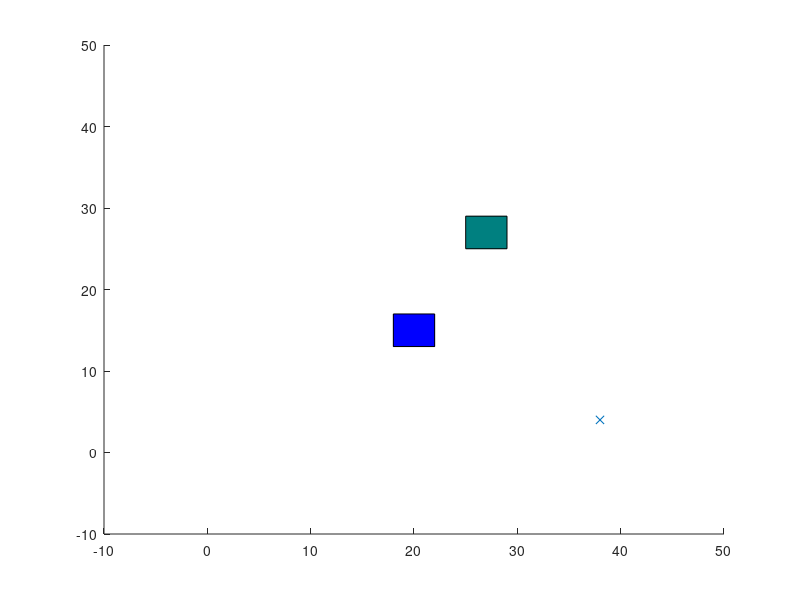

Reproduce this figure in MATLAB. (Note: this script raises an error after producing the figure.)

%% Furbot Forward and reverse parking using RRT* Algorithm.


clearvars
close all

x_max = 40;
y_max = 40;
obstacle = [25,25,4,4];
obstacle1 = [10,30,4,4];
obstacle2 = [18,13,4,4];
EPS = 2;
numNodes = 1400;        



hold on





L=4; %length of the Furbot 
rc=L/tand(30); %Radius off curvature and max steering angle is 30 

park_car = input('Enter 1 for Furbot forward parking , 2 for reverse parking. ');






if park_car==1
    p1=[40 25];
    p2=[40 31];
    p3=[45 31];
    p4=[45 25];
    p5=[45 28];
    p6=[40 28];
    plot(p1(1),p1(2),'*')
    plot(p2(1),p2(2),'*')
    plot(p3(1),p3(2),'*')
    plot(p4(1),p4(2),'*')
    plot([p1(1) p4(1)],[p1(2) p4(2)],'Color', 'b', 'LineWidth', 1)
    plot([p2(1) p3(1)],[p2(2) p3(2)],'Color', 'b', 'LineWidth', 1)
    plot([p3(1) p4(1)],[p3(2) p4(2)],'Color', 'b', 'LineWidth', 1)
    plot([p6(1) p5(1)],[p6(2) p5(2)],'Color', 'b', 'LineWidth', 1)
    park=[42 28];
    x2=park(1);
    y2=park(2)+rc;
    y2f=park(2)-rc;
    angleinital=180;
    anglefinal=270;
    center=[x2;y2];
    center_forward=[x2;y2f];
    angleinital_forward=90;
    anglefinal_forward=180;
    theta= linspace(angleinital,anglefinal);
    theta_forward= linspace(angleinital_forward,anglefinal_forward);
    xcircle=center(1)+rc*cosd(theta);
    ycircle=center(2)+rc*sind(theta);
    xcircle_forward=center_forward(1)+rc*cosd(theta_forward);
    ycircle_forward=center_forward(2)+rc*sind(theta_forward);
%     xcircle_forward=[4 xcircle_forward];
%     ycircle_forward=[33 ycircle_forward];
    plot(xcircle_forward,ycircle_forward, '.');
    plot(xcircle,ycircle, '.');
    parking_path_x=xcircle_forward;
    parking_path_y=ycircle_forward;

    q_goal.coord =[xcircle_forward(end) ycircle_forward(end)];

else if park_car==2 
    p1=[40 25];
    p2=[40 31];
    p3=[45 31];
    p4=[45 25];
    p5=[45 28];
    p6=[40 28];
    plot(p1(1),p1(2),'*')
    plot(p2(1),p2(2),'*')
    plot(p3(1),p3(2),'*')
    plot(p4(1),p4(2),'*')
    plot([p1(1) p4(1)],[p1(2) p4(2)],'Color', 'b', 'LineWidth', 1)
    plot([p2(1) p3(1)],[p2(2) p3(2)],'Color', 'b', 'LineWidth', 1)
    plot([p3(1) p4(1)],[p3(2) p4(2)],'Color', 'b', 'LineWidth', 1)
    plot([p6(1) p5(1)],[p6(2) p5(2)],'Color', 'b', 'LineWidth', 1)
    
        park=[42 28];
    x2=park(1);
    y2=park(2)+rc;
    y2f=park(2)-rc;
    angleinital=180;
    anglefinal=270;
    center=[x2;y2];
    center_forward=[x2;y2f];
    angleinital_forward=90;
    anglefinal_forward=180;
    theta= linspace(angleinital,anglefinal);
    theta_forward= linspace(angleinital_forward,anglefinal_forward);
    xcircle=center(1)+rc*cosd(theta);
    ycircle=center(2)+rc*sind(theta);
    xcircle=flip(xcircle);
    ycircle=flip(ycircle);
    xcircle_forward=center_forward(1)+rc*cosd(theta_forward);
    ycircle_forward=center_forward(2)+rc*sind(theta_forward);
    xcircle=[44 xcircle];
    ycircle=[28 ycircle];
    plot(xcircle_forward,ycircle_forward, '.');
    plot(xcircle,ycircle, '.');
    q_goal.coord =[xcircle(end) ycircle(end)];
    parking_path_x=xcircle;
    parking_path_y=ycircle;
    else if park_car==3
    p7=[19 40];
    p8=[19 42.5];
    p9=[27 40];
    p10=[27 42.5];
    plot(p7(1),p7(2),'*')
    plot(p8(1),p8(2),'*')
    plot(p9(1),p9(2),'*')
    plot(p10(1),p10(2),'*')
    plot([p7(1) p8(1)],[p7(2) p8(2)],'Color', 'b', 'LineWidth', 1)
    plot([p8(1) p10(1)],[p8(2) p10(2)],'Color', 'b', 'LineWidth', 1)
    plot([p9(1) p10(1)],[p9(2) p10(2)],'Color', 'b', 'LineWidth', 1)
    
    
    %first circle for parallel parking
    
    parkparallel=[24 41.25];
    plot(parkparallel(1),parkparallel(2),'*')
    P_C1=parkparallel(1);
    P_C2=parkparallel(2)-rc;
    plot(P_C1,P_C2,'*')
    P_angle=90;
    P_anglefinal=135;
    center_parallel_1=[P_C1,P_C2];
    theta_parallel_1= linspace(P_angle,P_anglefinal);
    xcircle_P_1=center_parallel_1(1)+rc*cosd(theta_parallel_1);
    ycircle_P_1=center_parallel_1(2)+rc*sind(theta_parallel_1);
    xcircle_P_1(2:end+1)=xcircle_P_1;
    ycircle_P_1(2:end+1)=ycircle_P_1;
    ycircle_P_1(1)=ycircle_P_1(2)
    xcircle_P_1(1)=xcircle_P_1(2)+2

    % plot(xcircle_P_1,ycircle_P_2,'Color', 'b', 'LineWidth', 2);
       
    
    %Second Cricle for parking parallel
      
    P2_C1=14.2;
    P2_C2=44.15;


    P_angle_2=270;
    P_anglefinal_2=315;
    plot(P2_C1,P2_C2,'*')
    center_parallel_2=[P2_C1,P2_C2];
    theta_parallel_2= linspace(P_angle_2,P_anglefinal_2);
    xcircle_P2_1=center_parallel_2(1)+rc*cosd(theta_parallel_2);
    ycircle_P2_2=center_parallel_2(2)+rc*sind(theta_parallel_2);
    % plot(xcircle_P2_1,ycircle_P2_2,'Color', 'b', 'LineWidth', 2);
    xcircle_P2_1=flip(xcircle_P2_1);
    ycircle_P2_2=flip(ycircle_P2_2);
    Parallel_point_x=[xcircle_P_1 xcircle_P2_1 ];

    Parallel_point_y=[ycircle_P_1 ycircle_P2_2 ];


    plot(Parallel_point_x,Parallel_point_y, '.');
    Parallel_point_x(end)=Parallel_point_x(end)-4;
    Parallel_point_y(end)=Parallel_point_y(end);
    q_goal.coord = [Parallel_point_x(end) Parallel_point_y(end)];
    parking_path_x= Parallel_point_x;
    parking_path_y=Parallel_point_y;
        end
    end
end

    
q_start.coord = [1 1];
q_start.cost = 0;
q_start.parent = 0;
% q_goal.coord = [2 2];
q_goal.cost = 0;

nodes(1) = q_start;
figure(1)
axis([-10 50 -10 50])
rectangle('Position',obstacle,'FaceColor',[0 .5 .5])
rectangle('Position',obstacle2,'FaceColor','b')
% circle(12,32,2,'color','black')
for i = 1:1:numNodes
    q_rand = [floor(rand(1)*x_max) floor(rand(1)*y_max)];
    plot(q_rand(1), q_rand(2), 'x', 'Color',  [0 0.4470 0.7410])
%     drawvehicle(2.3,3,0);

    % Break if goal node is already reached
    for j = 1:1:length(nodes)
        if nodes(j).coord == q_goal.coord
            break
        end
    end
    
    % Pick the closest node from existing list to branch out from
    ndist = [];
    for j = 1:1:length(nodes)
        n = nodes(j);
        tmp = dist(n.coord, q_rand);
        ndist = [ndist tmp];
    end
    [val, idx] = min(ndist);
    q_near = nodes(idx);
    
    q_new.coord = steer(q_rand, q_near.coord, val, EPS);
    if obstaclefree(q_rand, q_near.coord, obstacle,obstacle1,obstacle2)
        line([q_near.coord(1), q_new.coord(1)], [q_near.coord(2), q_new.coord(2)], 'Color', 'k', 'LineWidth', 2);
        drawnow
        hold on
        q_new.cost = dist(q_new.coord, q_near.coord) + q_near.cost;
        
        % Within a radius of r, find all existing nodes
        q_nearest = [];
        r =10;
        neighbor_count = 1;
        for j = 1:1:length(nodes)
            if obstaclefree(nodes(j).coord, q_new.coord, obstacle,obstacle1,obstacle2) && dist(nodes(j).coord, q_new.coord) <= r
                q_nearest(neighbor_count).coord = nodes(j).coord;
                q_nearest(neighbor_count).cost = nodes(j).cost;
                neighbor_count = neighbor_count+1;
            end
        end
        
        % Initialize cost to currently known value
        q_min = q_near;
        C_min = q_new.cost;
        
        % Iterate through all nearest neighbors to find alternate lower
        % cost paths
        
        for k = 1:1:length(q_nearest)
            if obstaclefree(q_nearest(k).coord, q_new.coord, obstacle,obstacle1,obstacle2) && q_nearest(k).cost + dist(q_nearest(k).coord, q_new.coord) < C_min
                q_min = q_nearest(k);
                C_min = q_nearest(k).cost + dist(q_nearest(k).coord, q_new.coord);
%                 line([q_min.coord(1), q_new.coord(1)], [q_min.coord(2), q_new.coord(2)], 'Color', 'w');                
                hold on
            end
        end
        
        % Update parent to least cost-from node
        for j = 1:1:length(nodes)
            if nodes(j).coord == q_min.coord
                q_new.parent = j;
            end
        end
        
        % Append to nodes
        nodes = [nodes q_new];
    end
end

D = [];
for j = 1:1:length(nodes)
    tmpdist = dist(nodes(j).coord, q_goal.coord);
    D = [D tmpdist];
end

% Search backwards from goal to start to find the optimal least cost path
[val, idx] = min(D);
q_final = nodes(idx);
q_goal.parent = idx;
q_end = q_goal;
nodes = [nodes q_goal];
count = 1;

while q_end.parent ~= 0
    start = q_end.parent;
    line([q_end.coord(1), nodes(start).coord(1)], [q_end.coord(2), nodes(start).coord(2)], 'Color', 'r', 'LineWidth', 2);
    A(1,count)=q_end.coord(1);
    A(2,count)=q_end.coord(2);
    count = count+1

   
    
    hold on
    car_phi=atan2((q_end.coord(2)-nodes(start).coord(2)),(q_end.coord(1)-nodes(start).coord(1)));
    dis=sqrt((q_end.coord(1)-nodes(start).coord(1))^2+(q_end.coord(2)-nodes(start).coord(2))^2);
    x1=linspace(q_end.coord(1),nodes(start).coord(1),abs(dis));
    y1=linspace(q_end.coord(2),nodes(start).coord(2),abs(dis));
    
    pause(0.1)

    
    q_end = nodes(start);
    
    
    


end



A(1,count)=q_start.coord(1);
A(2,count)=q_start.coord(2);
mn=flip(A(1,:));
mm=flip(A(2,:));

mybez(mn,mm,count,obstacle,obstacle2,parking_path_x,parking_path_y,park_car);

